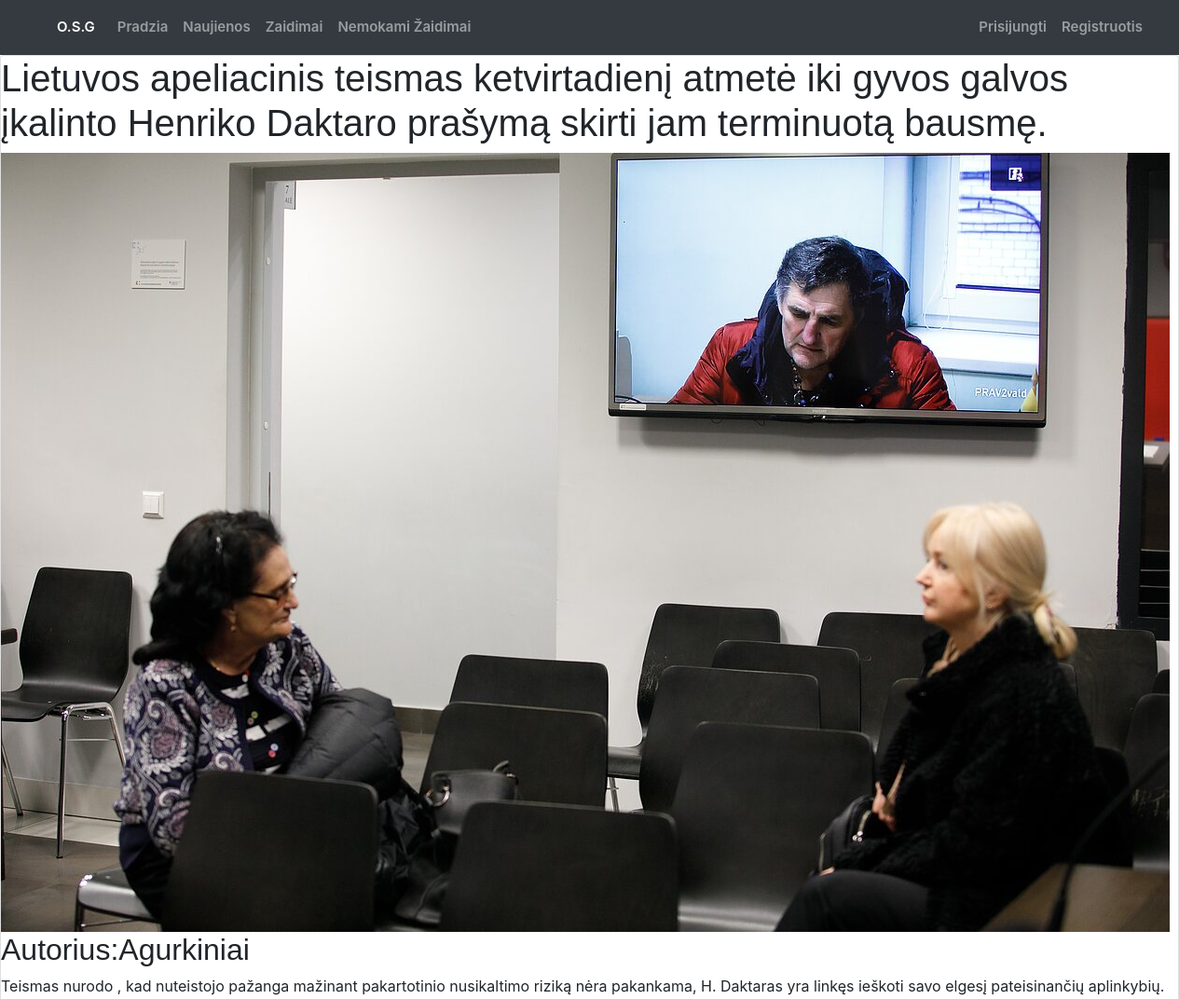
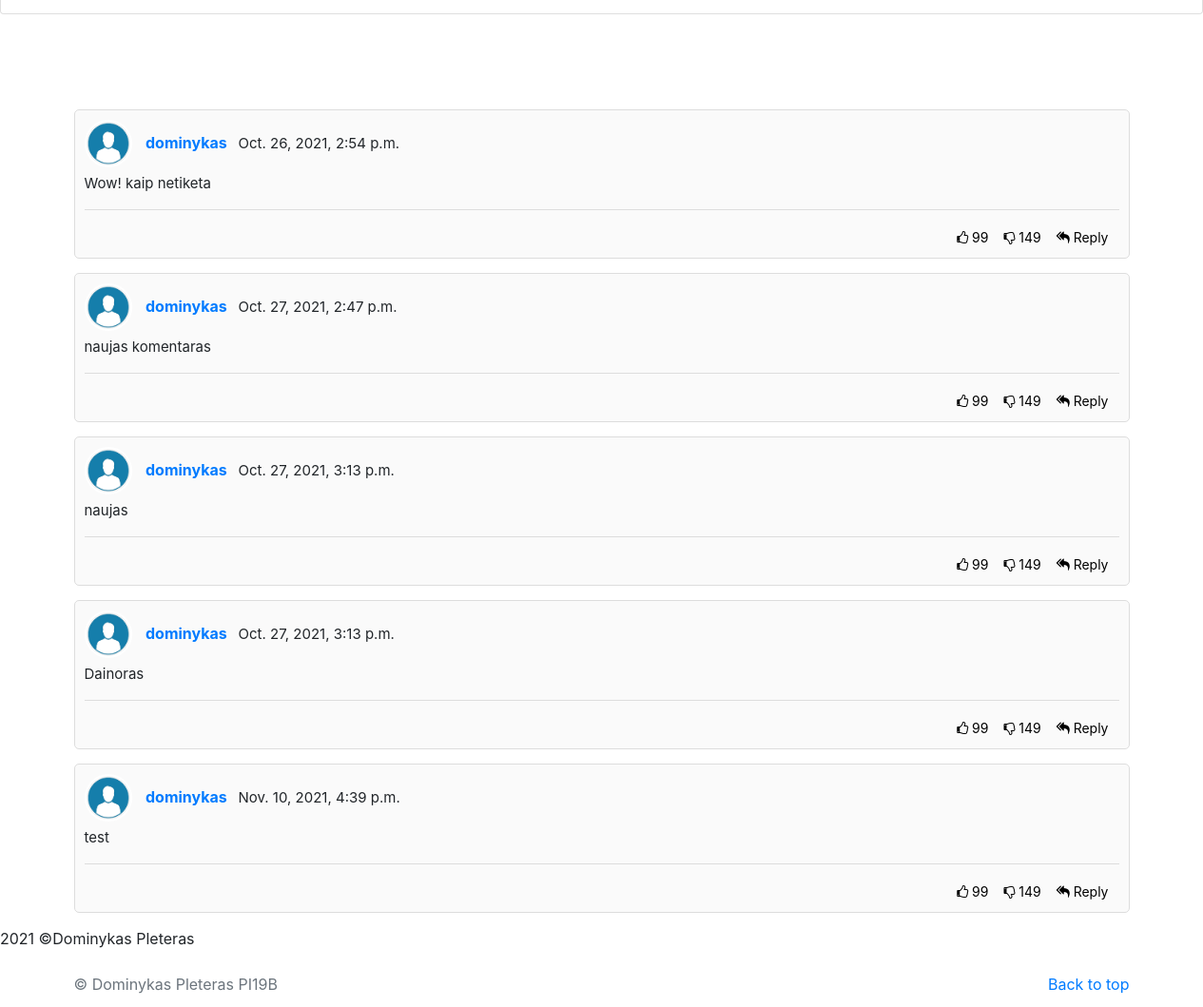
The page /newsPage/5/ on the database its author committed (2 pictures, top to bottom).
### accounts/models.py (models this page shows, shortened)
class NewsClass(models.Model):
    headline=models.CharField(max_length=200,null=True)
    author=models.CharField(max_length=200,null=True)
    text=models.CharField(max_length=200,null=True)
    image = models.ImageField(null=True, blank=True)

class Comment(models.Model):
    userid=models.ForeignKey(User,related_name="users",null=True,on_delete=models.CASCADE)
    newsid= models.ForeignKey(NewsClass,related_name="comments", null=True, on_delete=models.CASCADE)
    body = models.TextField(null=True)
    date_added = models.DateTimeField(auto_now_add=True)

### accounts/views.py (the view)
# urls.py: path('newsPage/<str:pk>/', views.newsPage, name='newsPage'),
def newsPage(request,pk):
    news=NewsClass.objects.get(id=pk)
    comment=Comment.objects.all()
    context={'news':news, 'comment':comment}
    return render(request,'accounts/newsPage.html',context)

### accounts/templates/accounts/newsPage.html (shortened to what this page needs)
{% extends 'accounts/main.html' %}
{% block content %}
{% load static %}
<head>
    <link rel="stylesheet" href="https://cdnjs.cloudflare.com/ajax/libs/font-awesome/4.7.0/css/font-awesome.min.css">
    <link rel="stylesheet" href="https://maxcdn.bootstrapcdn.com/bootstrap/4.3.1/css/bootstrap.min.css">
</head>
<div id="wrapper">
    {% include 'accounts/navbar.html' %}
    <div class="leftcolumn">
        <div class="card">
            <h1>{{news.headline}}</h1>
            <div class="photo-wrapper">
                <img class="photo" src="{{news.image.url}}">
            </div>
            <h2>Autorius:{{news.author}}</h2>
            <p>{{news.text}}</p>
        </div>
    </div>
    <div class="container">
        <div class="row">
            <div class="col-12">
                <div class="comments">
                    <div class="comments-details">
                    </div>
                    <div class="comment-box add-comment">
                        {% if not news.comments.all %}
                        {% if request.user.is_authenticated %}
                        Jokiu komentaru nera <a href="{% url 'addComment' news.id %}">Prideti nauja</a>
                        {% endif %}
                        {% else %}
                    </div>
                    {% for comment in news.comments.all%}
                    <div class="comment-box">
                        <span class="commenter-pic">
                            <img src="{%static '/Images/user-icon.png' %}" class="img-fluid">
                        </span>
                        <span class="commenter-name">
                            <a href="#">{{comment.userid}}</a> <span class="comment-time">{{comment.date_added}}</span>
                        </span>
                        <p class="comment-txt more">{{comment.body}}</p>
                        <div class="comment-meta">
                            <button class="comment-like"><i class="fa fa-thumbs-o-up" aria-hidden="true"></i>
                                99</button>
                            <button class="comment-dislike"><i class="fa fa-thumbs-o-down" aria-hidden="true"></i>
                                149</button>
                            <button class="comment-reply reply-popup"><i class="fa fa-reply-all" aria-hidden="true"></i>
                                Reply</button>
                        </div>
                    </div>
                    {% endfor %}
                </div>
                {% endif %}
            </div>
        </div>
    </div>
</div>
<footer>
    <address>2021 &copy;Dominykas Pleteras</address>
</footer>
{%endblock%}

### accounts/static/css/style.css (style rules this page uses)
body { font-family: "Open Sans", sans-serif; color: #444444; }
.row { --bs-gutter-x: 1.5rem; --bs-gutter-y: 0; display: flex; flex-wrap: wrap; margin-top: calc(var(--bs-gutter-y) * -1); margin-right: calc(var(--bs-gutter-x) * -.5); margin-left: calc(var(--bs-gutter-x) * -.5); }
a { color: #ffc451; text-decoration: none; }
h1, h2, h3, h4, h5, h6 { font-family: "Raleway", sans-serif; }

### accounts/templates/accounts/newsPage.html (style rules this page uses)
.comments-details { padding: 15px 15px; }
.comments button { background-color: transparent; border: none; }
.comments .comment-box { width: 100%; float: left; height: 100%; background-color: #FAFAFA; padding: 10px 10px 10px; margin-bottom: 15px; border-radius: 5px; border: 1px solid #ddd; }
.comments .add-comment { background-color: transparent; border: none; position: relative; margin-bottom: 50px; }
.comments .commenter-pic { width: 50px; height: 50px; display: inline-block; border-radius: 100%; border: 2px solid #fff; overflow: hidden; background-color: #fff; }
.comments .commenter-name .comment-time { font-weight: normal; margin-left: 8px; font-size: 15px; }
.comments p.comment-txt { font-size: 15px; border-bottom: 1px solid #ddd; padding: 0px 0px 15px; }
.comments .commenter-name { display: inline-block; position: relative; top: -20px; left: 10px; font-size: 16px; font-weight: bold; }
.comments .comment-meta { font-size: 14px; color: #333; padding: 2px 5px 0px; line-height: 20px; float: right; }

### rows shown on the page
NewsClass: headline "Lietuvos apeliacinis teismas ketvirtadienį atmetė iki gyvos galvos įkalinto Henriko Daktaro prašymą skirti jam terminuotą bausmę.", image (picture), author "Agurkiniai", text "Teismas nurodo , kad nuteistojo pažanga mažinant pakartotinio nusikaltimo riziką nėra pakankama, H. Daktaras yra linkęs ieškoti savo elgesį pateisinančių aplinkybių."
Comment: userid "dominykas", date_added "Oct. 26, 2021, 2:54 p.m.", body "Wow! kaip netiketa"
Comment: userid "dominykas", date_added "Oct. 27, 2021, 2:47 p.m.", body "naujas komentaras"
Comment: userid "dominykas", date_added "Oct. 27, 2021, 3:13 p.m.", body "naujas"
Comment: userid "dominykas", date_added "Oct. 27, 2021, 3:13 p.m.", body "Dainoras"
Comment: userid "dominykas", date_added "Nov. 10, 2021, 4:39 p.m.", body "test"
